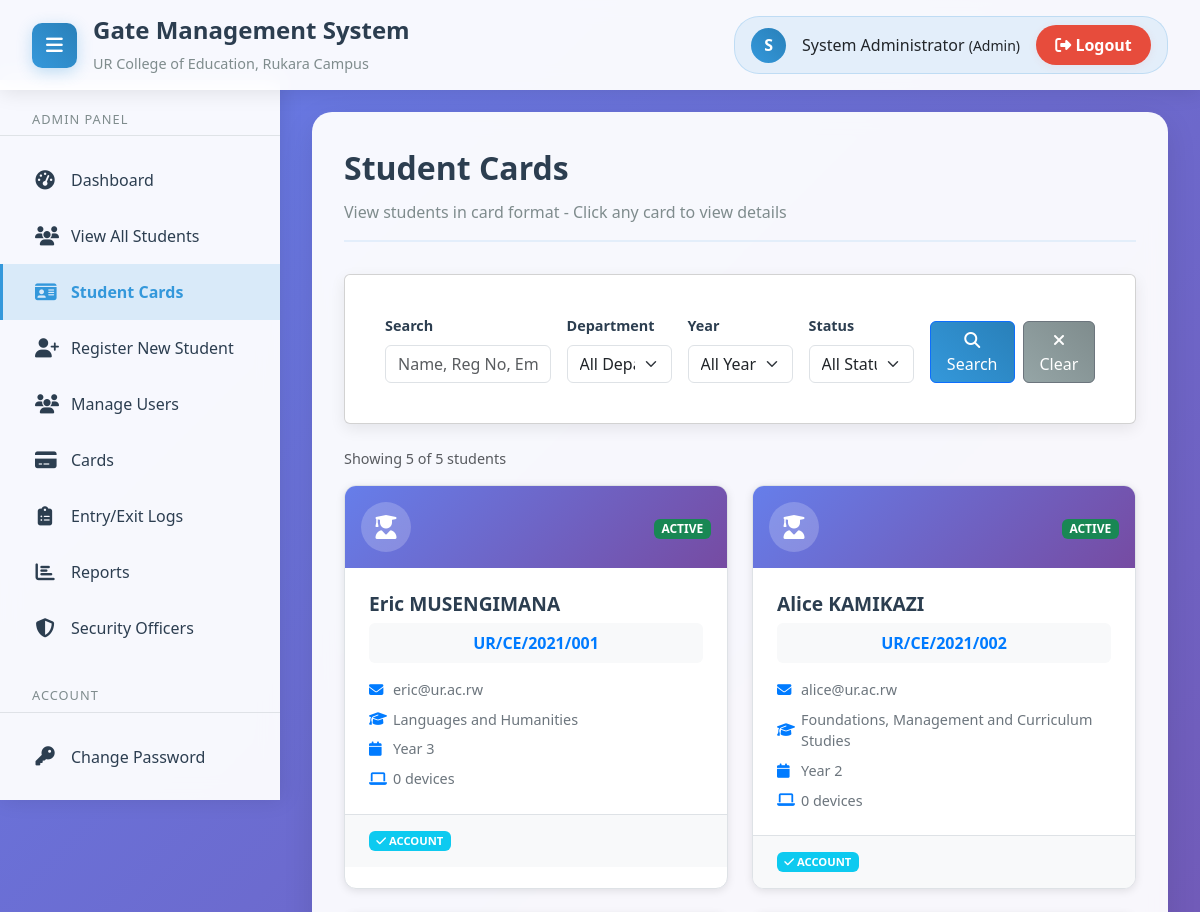
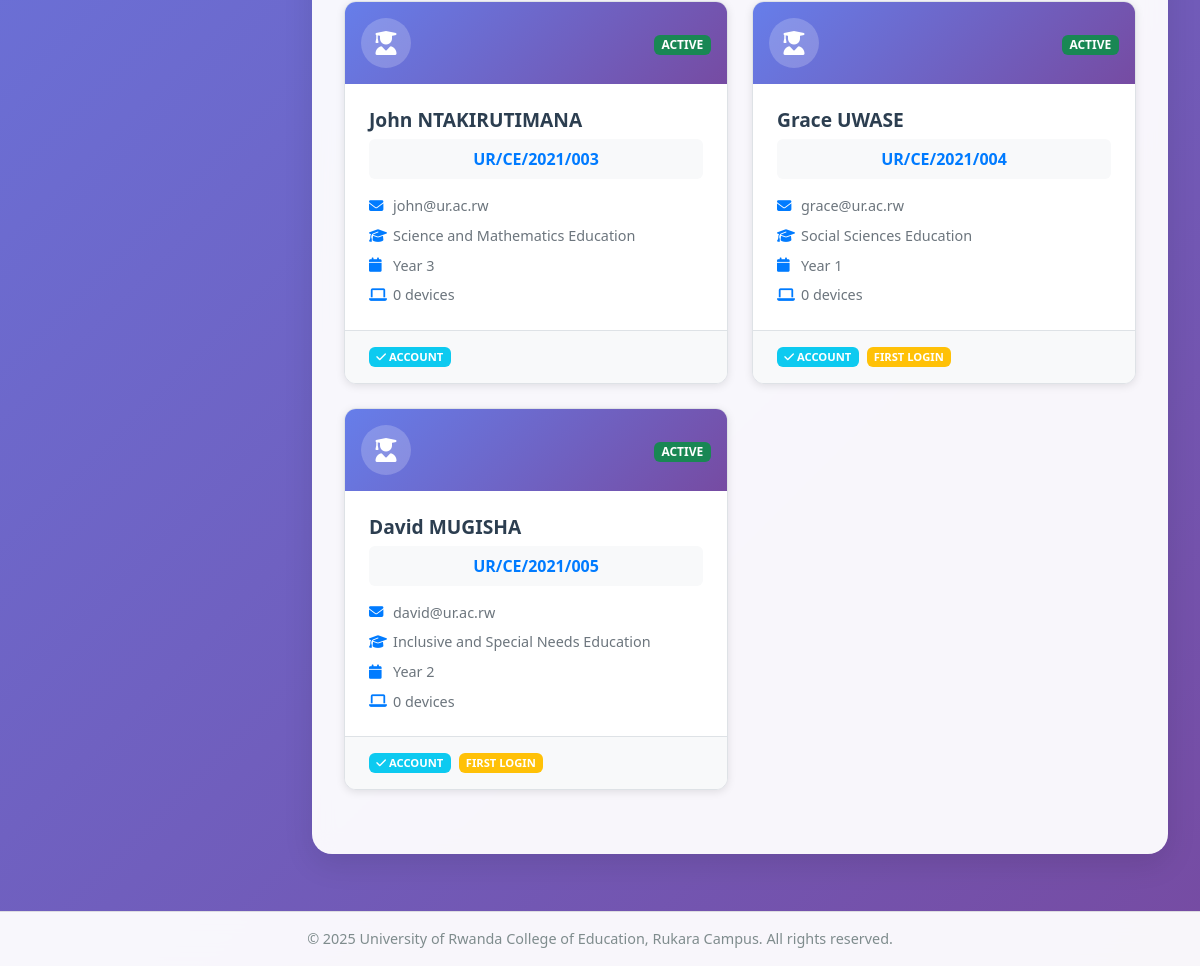
The page /pages/student_cards.php (signed in) on the database its author committed (2 pictures, top to bottom).
### tables this page shows
CREATE TABLE `students` (
  `id` int(11) NOT NULL,
  `registration_number` varchar(20) NOT NULL,
  `first_name` varchar(50) NOT NULL,
  `last_name` varchar(50) NOT NULL,
  `email` varchar(100) NOT NULL,
  `phone` varchar(20) DEFAULT NULL,
  `department` varchar(100) NOT NULL,
  `program` varchar(100) NOT NULL,
  `year_of_study` int(11) NOT NULL,
  `Student_card_number` varchar(255) NOT NULL,
  `gender` enum('male','female','other') DEFAULT NULL,
  `date_of_birth` date DEFAULT NULL,
  `address` text DEFAULT NULL,
  `emergency_contact` varchar(100) DEFAULT NULL,
  `emergency_phone` varchar(20) DEFAULT NULL,
  `is_active` tinyint(1) DEFAULT 1,
  `created_at` timestamp NOT NULL DEFAULT current_timestamp(),
  `updated_at` timestamp NOT NULL DEFAULT current_timestamp() ON UPDATE current_timestamp(),
  `serial_number` varchar(255) DEFAULT NULL
);

### config/database.php (called while the page is built, shortened)
<?php
class Database {
    private $connection;
    private static $instance = null;
    private function __construct() {
        try {
            $dsn = "mysql:host=" . DB_HOST . ";dbname=" . DB_NAME . ";charset=" . DB_CHARSET;
            $this->connection = new PDO($dsn, DB_USER, DB_PASS);
            $this->connection->setAttribute(PDO::ATTR_ERRMODE, PDO::ERRMODE_EXCEPTION);
            $this->connection->setAttribute(PDO::ATTR_DEFAULT_FETCH_MODE, PDO::FETCH_ASSOC);
        } catch (PDOException $e) {
            die("Connection failed: " . $e->getMessage());
        }
    }
    public static function getInstance() {
        if (self::$instance === null) {
            self::$instance = new self();
        }
        return self::$instance;
    }
    public function query($sql, $params = []) {
        try {
            $stmt = $this->connection->prepare($sql);
            $stmt->execute($params);
            return $stmt;
        } catch (PDOException $e) {
            throw new Exception("Query failed: " . $e->getMessage());
        }
    }
    public function fetchAll($sql, $params = []) {
        return $this->query($sql, $params)->fetchAll();
    }
    public function fetch($sql, $params = []) {
        return $this->query($sql, $params)->fetch();
    }
}
function getDB() {
    return Database::getInstance();
}
?>

### pages/student_cards.php (the view, shortened to what this page needs)
<?php
$search = isset($_GET['search']) ? trim($_GET['search']) : '';
$page = isset($_GET['page']) ? max(1, intval($_GET['page'])) : 1;
$per_page = 12;
$offset = ($page - 1) * $per_page;
try {
    $db = getDB();
    $where_conditions = [];
    $params = [];
    $where_clause = !empty($where_conditions) ? 'WHERE ' . implode(' AND ', $where_conditions) : '';
    $count_sql = "SELECT COUNT(*) as total FROM students s $where_clause";
    $total_result = $db->fetch($count_sql, $params);
    $total_students = $total_result['total'];
    $sql = "SELECT s.*,
                   u.username,
                   u.is_first_login,
                   COUNT(d.id) as device_count
            FROM students s
            LEFT JOIN users u ON s.id = u.student_id
            LEFT JOIN devices d ON u.id = d.user_id AND d.is_registered = TRUE
            $where_clause
            GROUP BY s.id
            ORDER BY s.registration_number
            LIMIT $per_page OFFSET $offset";
    $students = $db->fetchAll($sql, $params);
} catch (Exception $e) {
    $error_message = "Error loading students. Please try again.";
    error_log("Students loading error: " . $e->getMessage());
    $students = [];
    $total_students = 0;
    $total_pages = 0;
    $departments = [];
    $years = [];
}
include '../includes/header.php';
include '../includes/sidebar.php';
?>
<main class="main-content">
    <div class="content-wrapper">
        <div class="page-header">
            <div class="page-title">Student Cards</div>
            <div class="page-subtitle">View students in card format - Click any card to view details</div>
        </div>
        <div class="card mb-4">
            <div class="card-body">
                <form method="GET" class="row g-3">
                    <div class="col-md-3">
                        <label for="search" class="form-label">Search</label>
                        <input type="text" class="form-control" id="search" name="search"
                               value="<?php echo htmlspecialchars($search); ?>"
                               placeholder="Name, Reg No, Email...">
                    </div>
                    <div class="col-md-2">
                        <label for="department" class="form-label">Department</label>
                        <select class="form-select" id="department" name="department">
                            <option value="">All Departments</option>
                        </select>
                    </div>
                    <div class="col-md-2">
                        <label for="year" class="form-label">Year</label>
                        <select class="form-select" id="year" name="year">
                            <option value="">All Years</option>
                        </select>
                    </div>
                    <div class="col-md-2">
                        <label for="status" class="form-label">Status</label>
                        <select class="form-select" id="status" name="status">
                            <option value="">All Status</option>
                        </select>
                    </div>
                    <div class="col-md-3 d-flex align-items-end">
                        <button type="submit" class="btn btn-primary me-2">
                            <i class="fas fa-search"></i> Search
                        </button>
                        <a href="student_cards.php" class="btn btn-secondary">
                            <i class="fas fa-times"></i> Clear
                        </a>
                    </div>
                </form>
            </div>
        </div>
        <div class="results-summary mb-3">
            <span class="text-muted">
                Showing <?php echo count($students); ?> of <?php echo $total_students; ?> students
            </span>
        </div>
        <?php if (empty($students)): ?>
            <div class="no-results text-center py-5">
                <i class="fas fa-users fa-3x text-muted mb-3"></i>
                <h4>No students found</h4>
                <p class="text-muted">No students match your search criteria.</p>
                <a href="register_student.php" class="btn btn-primary">
                    <i class="fas fa-plus"></i> Add First Student
                </a>
            </div>
        <?php else: ?>
            <div class="student-cards-grid">
                <?php foreach ($students as $student): ?>
                    <div class="student-card" onclick="viewStudentDetails('<?php echo htmlspecialchars($student['registration_number']); ?>')">
                        <div class="card-header">
                            <div class="student-avatar">
                                <i class="fas fa-user-graduate"></i>
                            </div>
                            <div class="student-status">
                                <?php if ($student['is_active']): ?>
                                    <span class="badge bg-success">Active</span>
                                <?php else: ?>
                                    <span class="badge bg-danger">Inactive</span>
                                <?php endif; ?>
                            </div>
                        </div>
                        <div class="card-body">
                            <h5 class="student-name">
                                <?php echo htmlspecialchars($student['first_name'] . ' ' . $student['last_name']); ?>
                            </h5>
                            <div class="student-reg-number">
                                <strong><?php echo htmlspecialchars($student['registration_number']); ?></strong>
                            </div>
                            <div class="student-info">
                                <div class="info-item">
                                    <i class="fas fa-envelope"></i>
                                    <span><?php echo htmlspecialchars($student['email']); ?></span>
                                </div>
                                <div class="info-item">
                                    <i class="fas fa-graduation-cap"></i>
                                    <span><?php echo htmlspecialchars($student['department']); ?></span>
                                </div>
                                <div class="info-item">
                                    <i class="fas fa-calendar"></i>
                                    <span>Year <?php echo htmlspecialchars($student['year_of_study']); ?></span>
                                </div>
                                <div class="info-item">
                                    <i class="fas fa-laptop"></i>
                                    <span><?php echo $student['device_count']; ?> device<?php echo $student['device_count'] != 1 ? 's' : ''; ?></span>
                                </div>
                            </div>
                        </div>
                        <div class="card-footer">
                            <div class="account-status">
                                <?php if ($student['username']): ?>
                                    <span class="badge bg-info">
                                        <i class="fas fa-check"></i> Account
                                    </span>
                                    <?php if ($student['is_first_login']): ?>
                                        <span class="badge bg-warning">First Login</span>
                                    <?php endif; ?>
                                <?php else: ?>
                                    <span class="badge bg-secondary">
                                        <i class="fas fa-times"></i> No Account
                                    </span>
                                <?php endif; ?>
                            </div>
                        </div>
                    </div>
                <?php endforeach; ?>
            </div>
        <?php endif; ?>
    </div>
</main>
<?php include '../includes/footer.php'; ?>

### assets/css/style.css (style rules this page uses)
* { margin: 0; padding: 0; box-sizing: border-box; }
body { font-family: 'Segoe UI', Tahoma, Geneva, Verdana, sans-serif; background: linear-gradient(135deg, #667eea 0%, #764ba2 100%); min-height: 100vh; color: #333; line-height: 1.6; }
.main-content { margin-left: 280px; margin-top: 80px; margin-bottom: 80px; padding: 2rem; min-height: calc(100vh - 80px - 80px); transition: margin-left 0.3s ease; }
.content-wrapper { background: rgba(255, 255, 255, 0.95); backdrop-filter: blur(10px); border-radius: 20px; padding: 2rem; box-shadow: 0 10px 30px rgba(0, 0, 0, 0.1); }
.page-header { margin-bottom: 2rem; padding-bottom: 1rem; border-bottom: 2px solid rgba(52, 152, 219, 0.1); }
.page-title { color: #2c3e50; font-size: 2rem; font-weight: 700; margin-bottom: 0.5rem; }
.page-subtitle { color: #7f8c8d; font-size: 1rem; }
.card { background: white; border-radius: 15px; padding: 1.5rem; margin-bottom: 1.5rem; box-shadow: 0 5px 15px rgba(0, 0, 0, 0.08); border: 1px solid rgba(0, 0, 0, 0.05); transition: transform 0.3s ease, box-shadow 0.3s ease; }
.card-header { display: flex; justify-content: space-between; align-items: center; margin-bottom: 1rem; padding-bottom: 1rem; border-bottom: 1px solid rgba(0, 0, 0, 0.1); }
.card-body { padding: 1rem 0; }
.form-label { display: block; margin-bottom: 0.5rem; color: #2c3e50; font-weight: 600; font-size: 0.9rem; }
.form-control { width: 100%; padding: 0.75rem 1rem; border: 2px solid rgba(0, 0, 0, 0.1); border-radius: 10px; font-size: 1rem; transition: all 0.3s ease; background: white; }
.btn { display: inline-flex; align-items: center; gap: 0.5rem; padding: 0.75rem 1.5rem; border: none; border-radius: 10px; font-size: 1rem; font-weight: 600; cursor: pointer; transition: all 0.3s ease; text-decoration: none; text-align: center; }
.btn-primary { background: linear-gradient(45deg, #3498db, #2980b9); color: white; }
.btn-secondary { background: linear-gradient(45deg, #95a5a6, #7f8c8d); color: white; }
.badge { padding: 0.25rem 0.75rem; border-radius: 20px; font-size: 0.8rem; font-weight: 600; text-transform: uppercase; }
.mb-3 { margin-bottom: 1.5rem; }
.mb-4 { margin-bottom: 2rem; }
.d-flex { display: flex; }

### pages/student_cards.php (style rules this page uses)
.student-cards-grid { display: grid; grid-template-columns: repeat(auto-fill, minmax(300px, 1fr)); gap: 1.5rem; margin-bottom: 2rem; }
.student-card { background: white; border: 1px solid #dee2e6; border-radius: 12px; box-shadow: 0 2px 8px rgba(0,0,0,0.1); transition: all 0.3s ease; cursor: pointer; overflow: hidden; }
.student-card .card-header { background: linear-gradient(135deg, #667eea 0%, #764ba2 100%); color: white; padding: 1rem; display: flex; justify-content: space-between; align-items: center; }
.student-avatar { width: 50px; height: 50px; background: rgba(255,255,255,0.2); border-radius: 50%; display: flex; align-items: center; justify-content: center; font-size: 1.5rem; }
.student-status .badge { font-size: 0.75rem; }
.student-card .card-body { padding: 1.5rem; }
.student-name { font-size: 1.2rem; font-weight: 600; margin-bottom: 0.5rem; color: #2c3e50; }
.student-reg-number { color: #007bff; font-size: 1rem; margin-bottom: 1rem; padding: 0.5rem; background: #f8f9fa; border-radius: 6px; text-align: center; }
.student-info { display: flex; flex-direction: column; gap: 0.5rem; }
.info-item { display: flex; align-items: center; gap: 0.5rem; font-size: 0.9rem; color: #6c757d; }
.info-item i { width: 16px; color: #007bff; }
.student-card .card-footer { padding: 1rem 1.5rem; background: #f8f9fa; border-top: 1px solid #dee2e6; }
.account-status { display: flex; gap: 0.5rem; flex-wrap: wrap; }
.account-status .badge { font-size: 0.7rem; }
.results-summary { color: #6c757d; font-size: 0.9rem; }

### rows shown on the page
students: is_active "ACTIVE", first_name+last_name "Eric MUSENGIMANA", registration_number "UR/CE/2021/001", email "eric@ur.ac.rw", department "Languages and Humanities", year_of_study "3", device_count "0"
students: is_active "ACTIVE", first_name+last_name "Alice KAMIKAZI", registration_number "UR/CE/2021/002", email "alice@ur.ac.rw", department "Foundations, Management and Curriculum Studies", year_of_study "2", device_count "0"
students: is_active "ACTIVE", first_name+last_name "John NTAKIRUTIMANA", registration_number "UR/CE/2021/003", email "john@ur.ac.rw", department "Science and Mathematics Education", year_of_study "3", device_count "0"
students: is_active "ACTIVE", first_name+last_name "Grace UWASE", registration_number "UR/CE/2021/004", email "grace@ur.ac.rw", department "Social Sciences Education", year_of_study "1", device_count "0", shows "FIRST LOGIN"
students: is_active "ACTIVE", first_name+last_name "David MUGISHA", registration_number "UR/CE/2021/005", email "david@ur.ac.rw", department "Inclusive and Special Needs Education", year_of_study "2", device_count "0", shows "FIRST LOGIN"

### other values the page prints
APP_NAME "Gate Management System"
substr($_SESSION['first_name'], 0, 1) "S"
$_SESSION['first_name'] . ' ' . $_SESSION['last_name'] "System Administrator"
$_SESSION['user_type'] "Admin"
count($students) "5"
$total_students "5"
